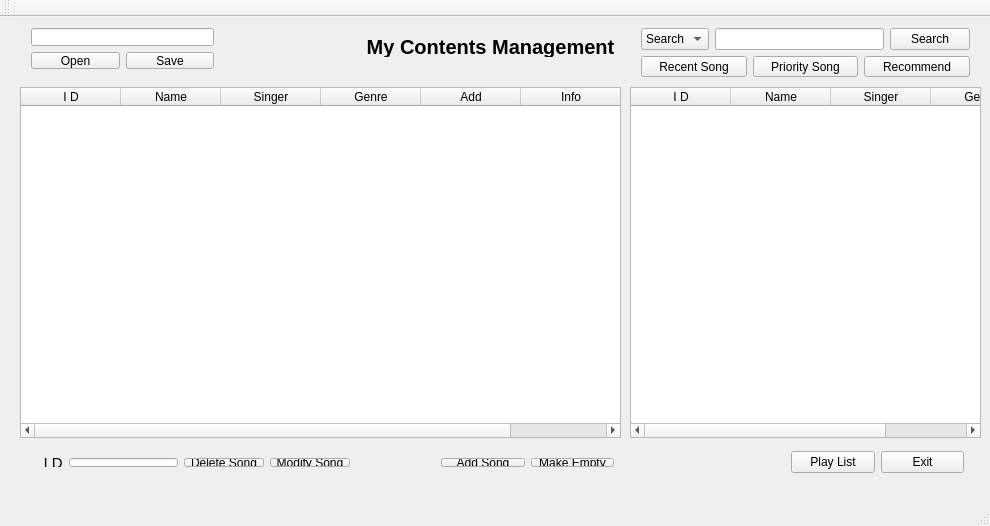
<?xml version="1.0" encoding="UTF-8"?>
<ui version="4.0">
 <class>MusicManagementClass</class>
 <widget class="QMainWindow" name="MusicManagementClass">
  <property name="geometry">
   <rect>
    <x>0</x>
    <y>0</y>
    <width>990</width>
    <height>526</height>
   </rect>
  </property>
  <property name="windowTitle">
   <string>MusicManagement</string>
  </property>
  <widget class="QWidget" name="centralWidget">
   <widget class="QTableWidget" name="MasterList">
    <property name="geometry">
     <rect>
      <x>20</x>
      <y>70</y>
      <width>601</width>
      <height>351</height>
     </rect>
    </property>
    <property name="gridStyle">
     <enum>Qt::NoPen</enum>
    </property>
    <property name="columnCount">
     <number>6</number>
    </property>
    <column>
     <property name="text">
      <string>I D</string>
     </property>
    </column>
    <column>
     <property name="text">
      <string>Name</string>
     </property>
    </column>
    <column>
     <property name="text">
      <string>Singer</string>
     </property>
    </column>
    <column>
     <property name="text">
      <string>Genre</string>
     </property>
    </column>
    <column>
     <property name="text">
      <string>Add</string>
     </property>
    </column>
    <column>
     <property name="text">
      <string>Info</string>
     </property>
    </column>
   </widget>
   <widget class="QWidget" name="horizontalLayoutWidget">
    <property name="geometry">
     <rect>
      <x>430</x>
      <y>430</y>
      <width>195</width>
      <height>31</height>
     </rect>
    </property>
    <layout class="QHBoxLayout" name="horizontalLayout">
     <item>
      <widget class="QPushButton" name="push_add">
       <property name="text">
        <string>Add Song</string>
       </property>
      </widget>
     </item>
     <item>
      <widget class="QPushButton" name="push_make_empty">
       <property name="text">
        <string>Make Empty</string>
       </property>
      </widget>
     </item>
    </layout>
   </widget>
   <widget class="QTableWidget" name="ResultList">
    <property name="geometry">
     <rect>
      <x>630</x>
      <y>70</y>
      <width>351</width>
      <height>351</height>
     </rect>
    </property>
    <property name="columnCount">
     <number>4</number>
    </property>
    <column>
     <property name="text">
      <string>I D</string>
     </property>
    </column>
    <column>
     <property name="text">
      <string>Name</string>
     </property>
    </column>
    <column>
     <property name="text">
      <string>Singer</string>
     </property>
    </column>
    <column>
     <property name="text">
      <string>Genre</string>
     </property>
    </column>
   </widget>
   <widget class="QWidget" name="horizontalLayoutWidget_4">
    <property name="geometry">
     <rect>
      <x>20</x>
      <y>430</y>
      <width>341</width>
      <height>31</height>
     </rect>
    </property>
    <layout class="QHBoxLayout" name="horizontalLayout_4">
     <item>
      <widget class="QLabel" name="label">
       <property name="font">
        <font>
         <pointsize>11</pointsize>
        </font>
       </property>
       <property name="text">
        <string>   I D</string>
       </property>
       <property name="alignment">
        <set>Qt::AlignCenter</set>
       </property>
      </widget>
     </item>
     <item>
      <widget class="QLineEdit" name="edit_delete"/>
     </item>
     <item>
      <widget class="QPushButton" name="push_delete">
       <property name="text">
        <string>Delete Song</string>
       </property>
      </widget>
     </item>
     <item>
      <widget class="QPushButton" name="push_modify">
       <property name="text">
        <string>Modify Song</string>
       </property>
      </widget>
     </item>
    </layout>
   </widget>
   <widget class="QWidget" name="verticalLayoutWidget">
    <property name="geometry">
     <rect>
      <x>20</x>
      <y>0</y>
      <width>205</width>
      <height>63</height>
     </rect>
    </property>
    <layout class="QVBoxLayout" name="verticalLayout">
     <item>
      <widget class="QLineEdit" name="edit_fstream"/>
     </item>
     <item>
      <layout class="QHBoxLayout" name="horizontalLayout_2">
       <item>
        <widget class="QPushButton" name="push_open">
         <property name="text">
          <string>Open</string>
         </property>
        </widget>
       </item>
       <item>
        <widget class="QPushButton" name="push_save">
         <property name="text">
          <string>Save</string>
         </property>
        </widget>
       </item>
      </layout>
     </item>
    </layout>
   </widget>
   <widget class="QWidget" name="verticalLayoutWidget_2">
    <property name="geometry">
     <rect>
      <x>630</x>
      <y>0</y>
      <width>351</width>
      <height>71</height>
     </rect>
    </property>
    <layout class="QVBoxLayout" name="verticalLayout_2">
     <item>
      <layout class="QHBoxLayout" name="horizontalLayout_5">
       <item>
        <widget class="QComboBox" name="search_type">
         <item>
          <property name="text">
           <string>Search</string>
          </property>
         </item>
         <item>
          <property name="text">
           <string>ID</string>
          </property>
         </item>
         <item>
          <property name="text">
           <string>Name</string>
          </property>
         </item>
         <item>
          <property name="text">
           <string>Singer</string>
          </property>
         </item>
         <item>
          <property name="text">
           <string>Genre</string>
          </property>
         </item>
         <item>
          <property name="text">
           <string>Lyrics</string>
          </property>
         </item>
         <item>
          <property name="text">
           <string>Tag</string>
          </property>
         </item>
        </widget>
       </item>
       <item>
        <widget class="QLineEdit" name="edit_search"/>
       </item>
       <item>
        <widget class="QPushButton" name="push_search">
         <property name="text">
          <string>Search</string>
         </property>
        </widget>
       </item>
      </layout>
     </item>
     <item>
      <layout class="QHBoxLayout" name="horizontalLayout_3">
       <item>
        <widget class="QPushButton" name="push_recent">
         <property name="text">
          <string>Recent Song</string>
         </property>
        </widget>
       </item>
       <item>
        <widget class="QPushButton" name="push_priority">
         <property name="text">
          <string>Priority Song</string>
         </property>
        </widget>
       </item>
       <item>
        <widget class="QPushButton" name="push_recommend">
         <property name="text">
          <string>Recommend</string>
         </property>
        </widget>
       </item>
      </layout>
     </item>
    </layout>
   </widget>
   <widget class="QWidget" name="horizontalLayoutWidget_5">
    <property name="geometry">
     <rect>
      <x>780</x>
      <y>420</y>
      <width>195</width>
      <height>51</height>
     </rect>
    </property>
    <layout class="QHBoxLayout" name="horizontalLayout_6">
     <item>
      <widget class="QPushButton" name="push_playlist">
       <property name="text">
        <string>Play List</string>
       </property>
      </widget>
     </item>
     <item>
      <widget class="QPushButton" name="push_exit">
       <property name="text">
        <string>Exit</string>
       </property>
      </widget>
     </item>
    </layout>
   </widget>
   <widget class="QLabel" name="label_2">
    <property name="geometry">
     <rect>
      <x>-10</x>
      <y>20</y>
      <width>1001</width>
      <height>20</height>
     </rect>
    </property>
    <property name="font">
     <font>
      <pointsize>15</pointsize>
      <weight>75</weight>
      <bold>true</bold>
     </font>
    </property>
    <property name="text">
     <string>My Contents Management</string>
    </property>
    <property name="alignment">
     <set>Qt::AlignCenter</set>
    </property>
   </widget>
  </widget>
  <widget class="QMenuBar" name="menuBar">
   <property name="geometry">
    <rect>
     <x>0</x>
     <y>0</y>
     <width>990</width>
     <height>21</height>
    </rect>
   </property>
  </widget>
  <widget class="QToolBar" name="mainToolBar">
   <attribute name="toolBarArea">
    <enum>TopToolBarArea</enum>
   </attribute>
   <attribute name="toolBarBreak">
    <bool>false</bool>
   </attribute>
  </widget>
  <widget class="QStatusBar" name="statusBar"/>
 </widget>
 <layoutdefault spacing="6" margin="11"/>
 <resources>
  <include location="MusicManagement.qrc"/>
 </resources>
 <connections/>
</ui>
